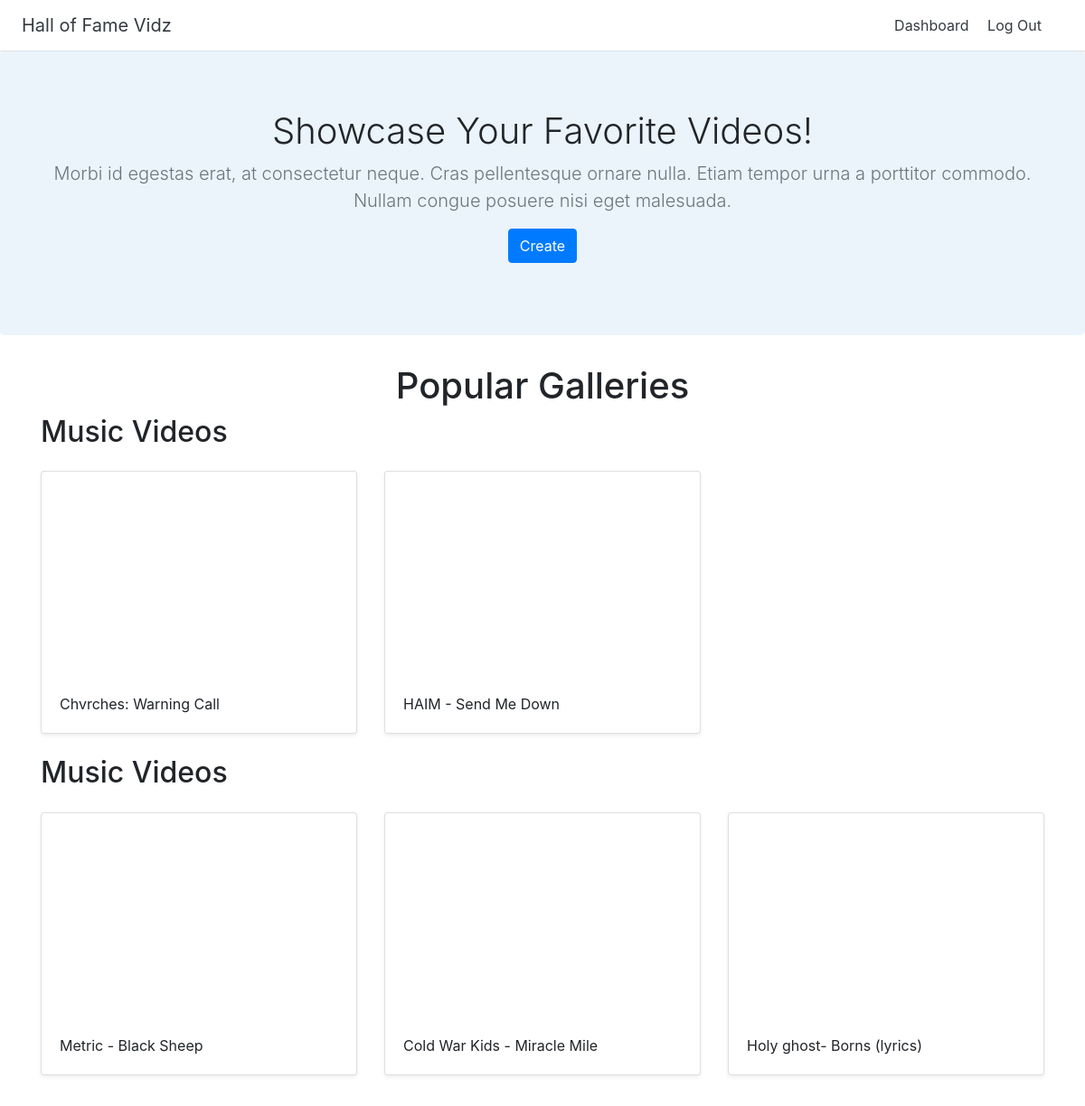
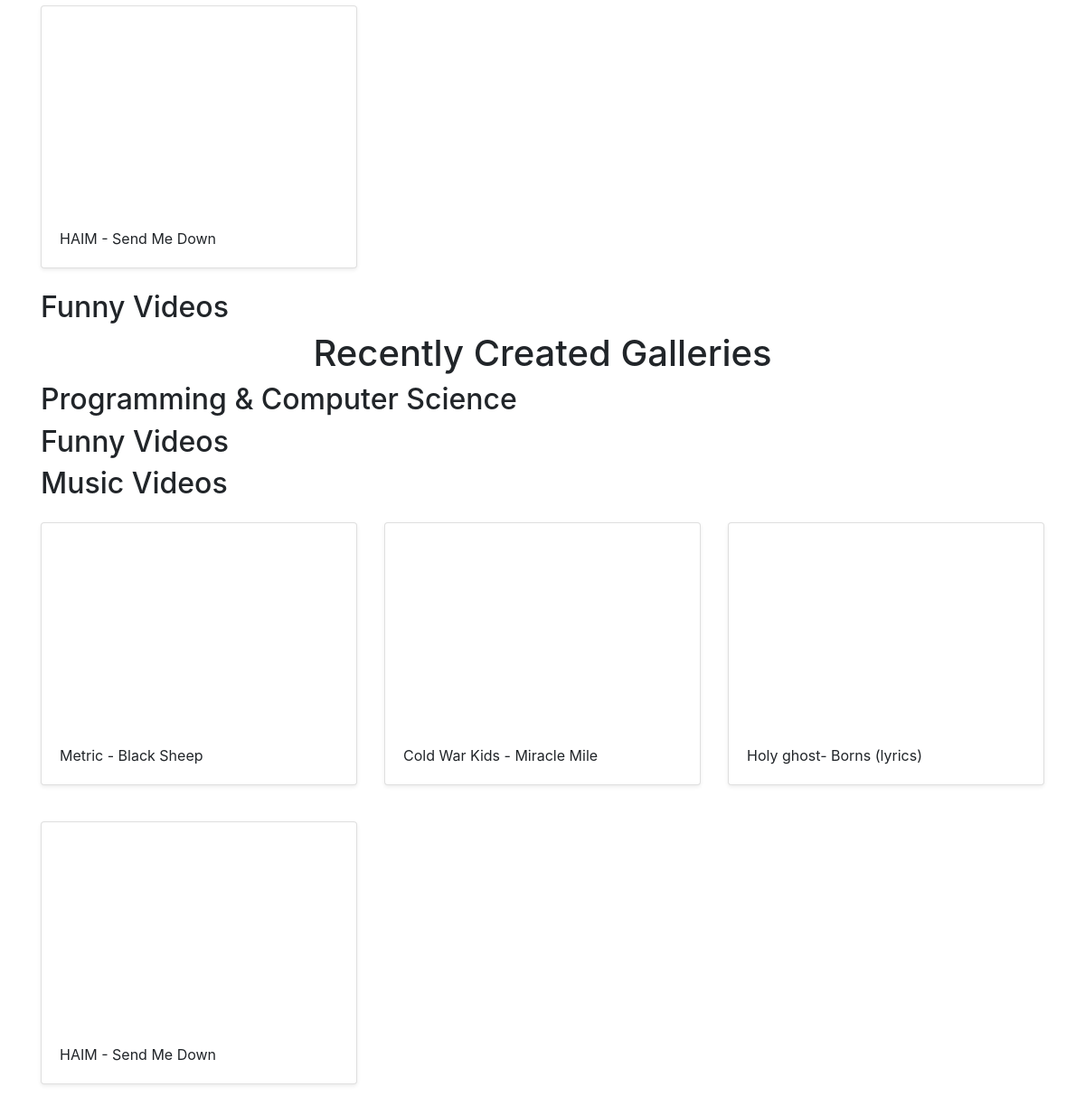
Screenshot of / (signed in) with the database file from the repository (2 pictures, top to bottom).
### halls/models.py (models this page shows)
class Hall(models.Model):
	title = models.CharField(max_length=255)
	user = models.ForeignKey(User, on_delete=models.CASCADE)

class Video(models.Model):
	title = models.CharField(max_length=255)
	url = models.URLField()
	youtube_id = models.CharField(max_length=255)
	hall = models.ForeignKey(Hall, on_delete=models.CASCADE)

### halls/views.py (the view)
# urls.py: path('', views.home, name='home'),
def home(request):
	recent_halls = Hall.objects.all().order_by('-id')[:3]
	popular_halls = [Hall.objects.get(pk=1), Hall.objects.get(pk=4), Hall.objects.get(pk=5)]
	return render(request, 'halls/home.html', {'recent_halls':recent_halls, 'popular_halls':popular_halls})

### halls/templates/halls/home.html
{% extends 'halls/base.html' %}
{% block content %}
<section class="jumbotron text-center">
	<div class="conatainer">
		<h1 class="jumbotron-heading">Showcase Your Favorite Videos!</h1>
		<p class="lead text-muted">Morbi id egestas erat, at consectetur neque. Cras pellentesque ornare nulla. Etiam tempor urna a porttitor commodo. Nullam congue posuere nisi eget malesuada. </p>
		<p><a href="{% url 'create_hall' %}" class="btn btn-primary">Create</a></p>
	</div>
</section>
<div class="container">
	<h1 class="text-center">Popular Galleries</h1>
	{% for hall in popular_halls %}
	<h2><a href="{% url 'detail_hall' hall.id%}"></a>{{ hall.title }}</h2>
		<div class="row">
			{% for video in hall.video_set.all %}
				<div class="col-md-4 mt-3">
					<div class="card mb-4 shadow-sm">
						<iframe width="100%" height="225" src="https://www.youtube.com/embed/'{{ video.youtube_id }}" frameborder="0" allow="accelerometer; autoplay; encrypted-media; gyroscope; picture-in-picture" allowfullscreen></iframe>
						<div class="card-body">
							<p class="card-text">{{ video.title }}</p>
						</div>
					</div>
				</div>
			{% endfor %}
		</div>
	{% endfor %}
	<h1 class="text-center">Recently Created Galleries</h1>
	{% for hall in recent_halls %}
	<h2><a href="{% url 'detail_hall' hall.id%}"></a>{{ hall.title }}</h2>
		<div class="row">
			{% for video in hall.video_set.all %}
				<div class="col-md-4 mt-3">
					<div class="card mb-4 shadow-sm">
						<iframe width="100%" height="225" src="https://www.youtube.com/embed/'{{ video.youtube_id }}" frameborder="0" allow="accelerometer; autoplay; encrypted-media; gyroscope; picture-in-picture" allowfullscreen></iframe>
						<div class="card-body">
							<p class="card-text">{{ video.title }}</p>
						</div>
					</div>
				</div>
			{% endfor %}
		</div>
	{% endfor %}
</div>
{% endblock %}

### halls/static/custom.css (style rules this page uses)
.jumbotron { background-color: #EBF4FA; }
.jumbotron-heading { font-weight: 300; }

### rows the page displays
Hall: title "Music Videos"
Video: title "Chvrches: Warning Call"
Video: title "HAIM - Send Me Down"
Hall: title "Music Videos"
Video: title "Metric - Black Sheep"
Video: title "Cold War Kids - Miracle Mile"
Video: title "Holy ghost- Borns (lyrics)"
Video: title "HAIM - Send Me Down"
Hall: title "Funny Videos"
Hall: title "Programming & Computer Science"
